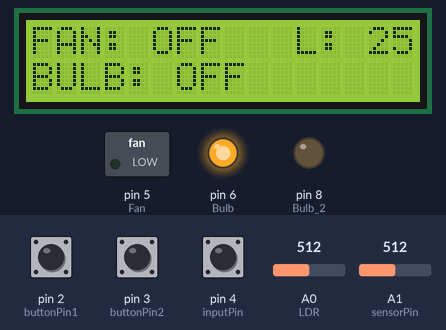
The sketch below on a simulated Arduino Uno, built with avr-gcc and run on an emulated ATmega328P. Parts: 16×2 character LCD, switched loads named in the sketch (green lamp = pin HIGH), output pins drawn as LEDs (lit = HIGH). The inputs (shaded band) are chosen by the test bench; at power-on: pin 4 (inputPin) HIGH, A0 (LDR) = 512, pin 2 (buttonPin1) HIGH, pin 3 (buttonPin2) HIGH, A1 (sensorPin) = 512. EEPROM starts erased; what the sketch prints to the serial monitor is not drawn.

Above: at 3.2 s.
3.3 s: pin 4 (inputPin) pulled LOW for 1.75 s
At 5.1 s:
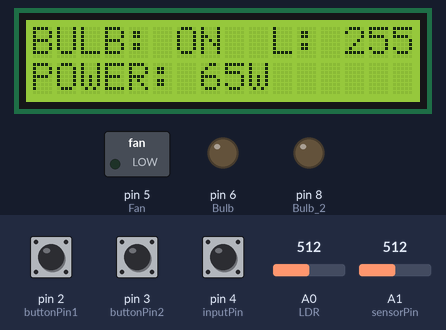
8.7 s: A0 (LDR) set to 311
11.4 s: A0 (LDR) set to 281
At 13.8 s:
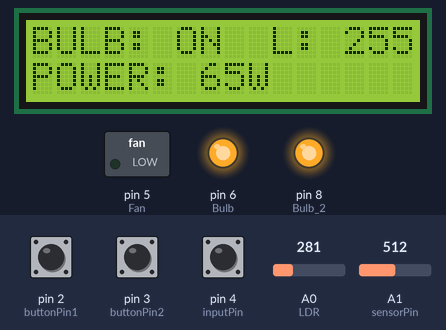
14.7 s: pin 2 (buttonPin1) pulled LOW for 1.75 s
At 15.9 s:
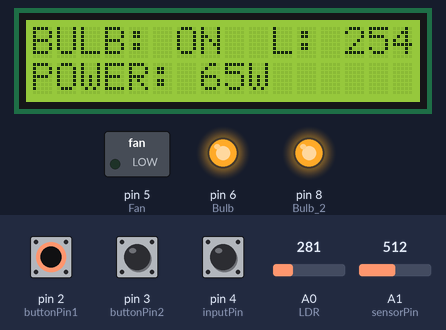
17.9 s: pin 4 (inputPin) pulled LOW for 1.75 s
At 20.3 s:
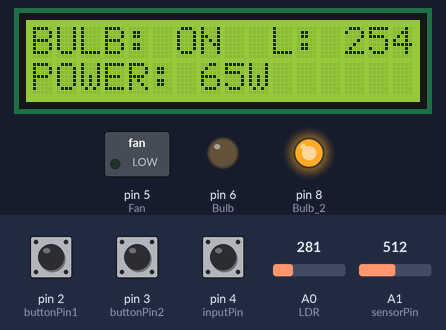
24.0 s: pin 3 (buttonPin2) pulled LOW for 1.75 s
At 24.5 s:
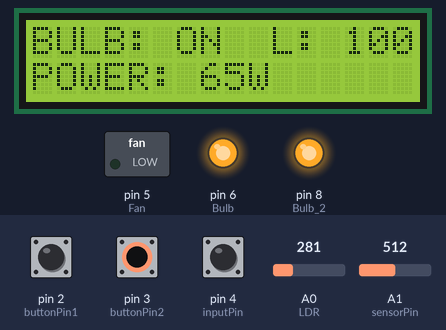
Timing chart, 0 to 27.0 s (numbered marks = the images above; inputs shaded):
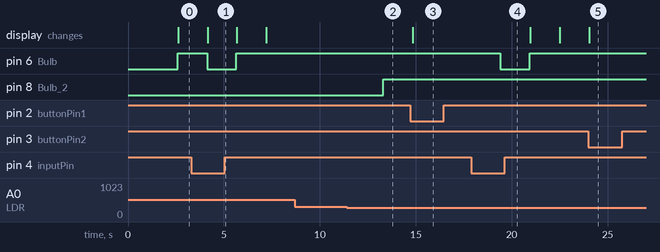

Measured:
- the behaviour switches between 300 and 299 on A0 (LDR) (found by bisection; images 1 and 2)
- after the input at 3.3 s, pin 6 (Bulb): HIGH → LOW after 0.82 s, → HIGH 1.5 s later
- after the input at 8.7 s, every drawn part: stays the same
- after the input at 11.4 s, pin 8 (Bulb_2): LOW → HIGH after 1.9 s
- after the input at 14.7 s, the display: changes after 0.15 s (image 3)
- after the input at 17.9 s, pin 6 (Bulb): HIGH → LOW after 1.5 s, → HIGH 1.5 s later
- after the input at 24.0 s, the display: changes at once (image 5)

The sketch:

EnergyManagement.ino
```cpp
#include <Wire.h>
#include <EEPROM.h>
#include <LiquidCrystal_I2C.h>

int inputPin = 4;
int LDR = A0;
int Fan = 5;
int Bulb = 6;
int Bulb_2 = 8;
int pirState = LOW;

int val = 0;

int tempLimit;
int tempLimitAddress = 0;

const int sensorPin = A1;
float sensorValue;
float voltageOut;

float temperatureC;
float temperatureF;
float temperatureK;

const int currentSensorPin = A2;
const float sensorOffset = 2.5;
const float sensitivity = 185;

const int numReadings = 100;

const int buttonPin1 = 2;
const int buttonPin2 = 3;

volatile boolean buttonState1 = HIGH;
volatile boolean lastButtonState1 = HIGH;
volatile unsigned long lastDebounceTime1 = 0;
volatile unsigned long debounceDelay1 = 50;

volatile boolean buttonState2 = HIGH;
volatile boolean lastButtonState2 = HIGH;
volatile unsigned long lastDebounceTime2 = 0;
volatile unsigned long debounceDelay2 = 50;

enum State{
  IDLE,
  FAN_ON,
  BULB_ON,
  FAN_BULB_ON,
  FAN_BULB_OFF
};

State currentState = IDLE;

LiquidCrystal_I2C lcd(0x27, 16, 2);

void setup() {
  Serial.begin(9600);

  pinMode(sensorPin, INPUT);
  pinMode(Fan, OUTPUT);
  pinMode(Bulb, OUTPUT);
  pinMode(Bulb_2, OUTPUT);
  pinMode(inputPin, INPUT_PULLUP);
  pinMode(buttonPin1, INPUT_PULLUP);
  pinMode(buttonPin2, INPUT_PULLUP);

  digitalWrite(Fan, LOW);
  digitalWrite(Bulb, LOW);
  digitalWrite(Bulb_2, LOW);
  attachInterrupt(digitalPinToInterrupt(buttonPin1), buttonInterrupt1, FALLING);
  attachInterrupt(digitalPinToInterrupt(buttonPin2), buttonInterrupt2, FALLING);

  tempLimit = EEPROM.read(tempLimitAddress);

  // if (tempLimit < 10 || tempLimit > 100) {
  //   tempLimit = 40;
  // }

  lcd.init();
  lcd.backlight();
  lcd.clear();
  lcd.setCursor(5, 0);
  lcd.print("SYSTEM");
  lcd.setCursor(1, 1);
  lcd.print("INITIALIZATION");
  delay(2000);

}

void loop() {
  checkButtonPresses();
  switch (currentState) {
    case IDLE:
      idle();
      break;
    case FAN_ON:
      fan_on();
      break;
    case BULB_ON:
      bulb_on();
      break;
    case FAN_BULB_ON:
      fan_bulb_on();
      break;
    case FAN_BULB_OFF:
      fan_bulb_off();
      break;
  }
  int LightValue = analogRead(LDR);
  //Serial.println(LightValue);
  sensorValue = analogRead(sensorPin);
  voltageOut = (sensorValue * 5000) / 1024;

  temperatureK = voltageOut / 10;
  temperatureC = temperatureK - 273;
  temperatureF = (temperatureC * 1.8) + 32;
  Serial.println(temperatureC);

  val = digitalRead(inputPin);  // read input value
  delay(500);
  if (val == HIGH) {             // check if the input is HIGH
    if (pirState == LOW) {
      digitalWrite(Bulb, HIGH);
      Serial.println("Motion detected!");
      // We only want to print on the output change, not state
      pirState = HIGH;
    }
  } else {
    if (pirState == HIGH) {
      digitalWrite(Bulb, LOW);
      Serial.println("Motion ended!");
      // We only want to print on the output change, not state
      pirState = LOW;
    }
  }

  if (LightValue < 300) {
    digitalWrite(Bulb_2, HIGH);
  }else{
    digitalWrite(Bulb_2, LOW);
  }

  if (temperatureC > tempLimit) {
    digitalWrite(Fan, HIGH);
  } else {
    digitalWrite(Fan, LOW);
  }

}
void idle(){
  if(digitalRead(Fan) == LOW && digitalRead(Bulb) == LOW){
    currentState = FAN_BULB_OFF;
  }else if (digitalRead(Fan) == HIGH && digitalRead(Bulb) == LOW){
    currentState = FAN_ON;
  }else if (digitalRead(Fan) == LOW && (digitalRead(Bulb) == HIGH || digitalRead(Bulb_2) == HIGH) ){
    currentState = BULB_ON;
  }else if (digitalRead(Fan) == HIGH && (digitalRead(Bulb) == HIGH || digitalRead(Bulb_2) == HIGH)){
    currentState = FAN_BULB_ON;
  }
}
void fan_bulb_off(){
  idle();
  lcd.clear();
  lcd.setCursor(0,0);
  lcd.print("FAN: OFF ");
  lcd.print("  L: ");
  lcd.print(tempLimit);
  lcd.setCursor(0,1);
  lcd.print("BULB: OFF");
  delay(1000);
}
void fan_on(){
  idle();
  float totalVoltage = 0;
  for (int i = 0; i < numReadings; i++) {
    int sensorValue = analogRead(currentSensorPin);
    float voltage = sensorValue * (5.0 / 1023.0);
    totalVoltage += voltage;
    delay(10);
  }

  float avgVoltage = totalVoltage / numReadings;
  // Serial.print("Avg Voltage: ");
  // Serial.print(avgVoltage);
  // Serial.print(" V");

  float current = (avgVoltage - sensorOffset) / (sensitivity / 1000);

  if(current < 0){
    current = current * -1;
  }
  float Power = 12 * current;

  lcd.clear();
  lcd.setCursor(0,0);
  lcd.print("FAN: ON ");
  lcd.print("T: ");
  lcd.print(temperatureC);
  lcd.setCursor(0,1);
  lcd.print("POWER: ");
  lcd.print(Power);
  lcd.print(" W");
  delay(1000);
}
void bulb_on(){
  idle();
  lcd.clear();
  lcd.setCursor(0,0);
  lcd.print("BULB: ON");
  lcd.print("  L: ");
  lcd.print(tempLimit);
  lcd.setCursor(0,1);
  lcd.print("POWER: ");
  lcd.print("65W");
  delay(1000);
}
void fan_bulb_on(){
  idle();
  float totalVoltage = 0;
  for (int i = 0; i < numReadings; i++) {
    int sensorValue = analogRead(currentSensorPin);
    float voltage = sensorValue * (5.0 / 1023.0);
    totalVoltage += voltage;
    delay(10);
  }

  float avgVoltage = totalVoltage / numReadings;
  Serial.print("Avg Voltage: ");
  Serial.print(avgVoltage);
  Serial.print(" V");

  float current = (avgVoltage - sensorOffset) / (sensitivity / 1000);

  if(current < 0){
    current = current * -1;
  }
  float Power = 12 * current;

  lcd.clear();
  lcd.setCursor(0,0);
  lcd.print("FAN: ON ");
  lcd.print("T: ");
  lcd.print(temperatureC);
  lcd.setCursor(0,1);
  lcd.print("BULB: ON");
  delay(1000);
  lcd.clear();
  lcd.setCursor(0,0);
  lcd.print("F POWER: ");
  lcd.print(Power);
  lcd.print(" W");
  lcd.setCursor(0,1);
  lcd.print("B POWER: ");
  lcd.print("65W");
  delay(1000);
}
void buttonInterrupt1() {
  if (millis() - lastDebounceTime1 > debounceDelay1) {
    buttonState1 = digitalRead(buttonPin1);
    if (buttonState1 == LOW && lastButtonState1 == HIGH) {
      Serial.println("Button 1 Pressed");
      tempLimit--;
      if (tempLimit < 10) tempLimit = 10;

      if (EEPROM.read(tempLimitAddress) != tempLimit) {
        EEPROM.write(tempLimitAddress, tempLimit);
      }
    }
    lastButtonState1 = buttonState1;
    lastDebounceTime1 = millis();
  }
}

void buttonInterrupt2() {
  if (millis() - lastDebounceTime2 > debounceDelay2) {
    buttonState2 = digitalRead(buttonPin2);
    if (buttonState2 == LOW && lastButtonState2 == HIGH) {
      Serial.println("Button 2 Pressed");
      tempLimit++;
      if (tempLimit > 100) tempLimit = 100;
      if (EEPROM.read(tempLimitAddress) != tempLimit) {
        EEPROM.write(tempLimitAddress, tempLimit);
      }
    }
    lastButtonState2 = buttonState2;
    lastDebounceTime2 = millis();
  }
}
void checkButtonPresses() {
  buttonInterrupt1();
  buttonInterrupt2();
}
```
